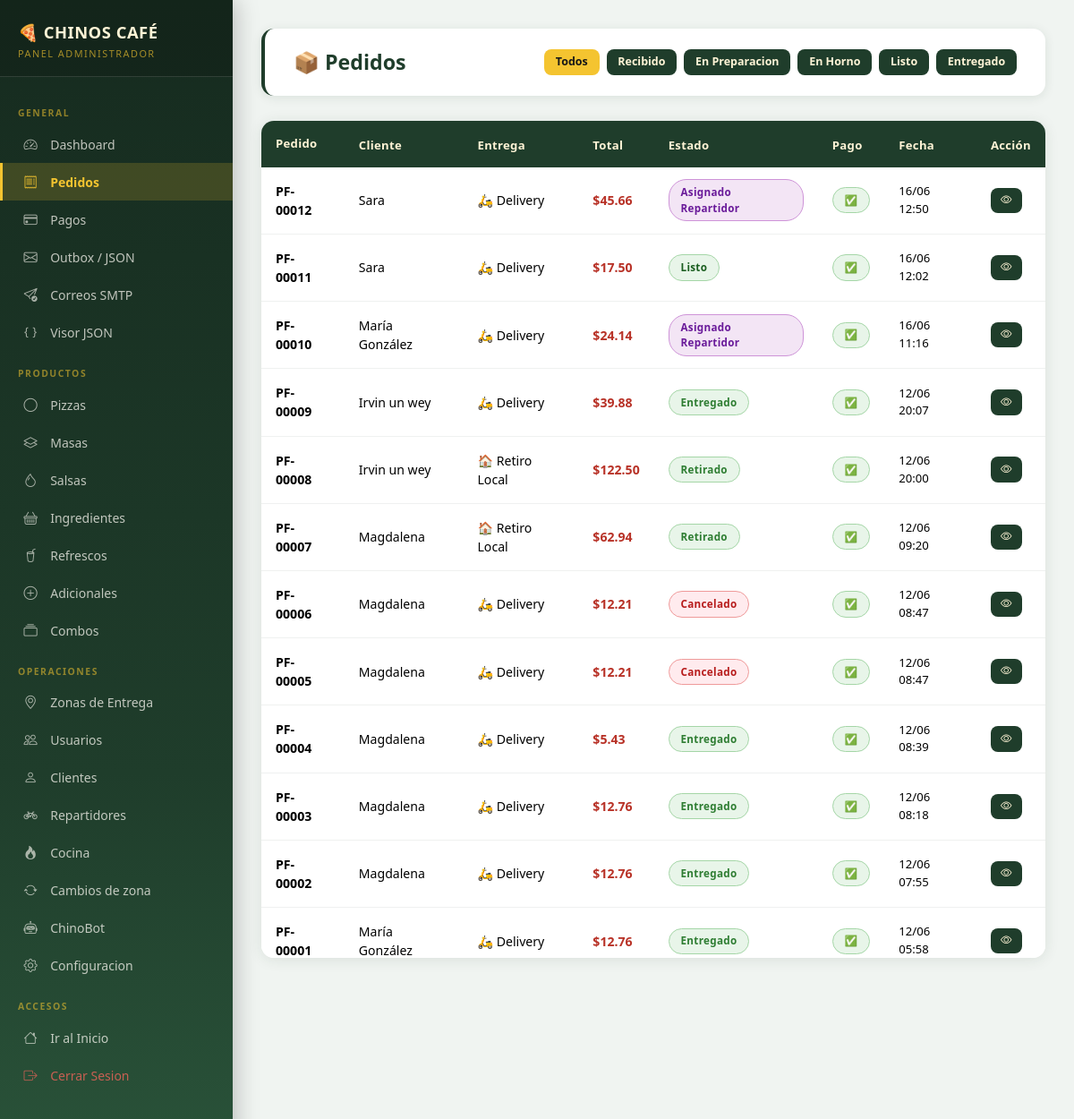
/admin/pedidos (signed in), run on the app's committed database.
### app/models.py (models this page shows, shortened)
class Order(db.Model):
    __tablename__ = 'pedidos'
    id = db.Column(db.Integer, primary_key=True)
    id_cliente = db.Column(db.Integer, db.ForeignKey('usuarios.id'), nullable=False)
    id_metodo_entrega = db.Column(db.Integer, db.ForeignKey('metodos_entrega.id'), nullable=False)
    id_sucursal = db.Column(db.Integer, db.ForeignKey('sucursales.id'), nullable=False)
    id_zona = db.Column(db.Integer, db.ForeignKey('zonas_entrega.id'), nullable=True)
    subtotal = db.Column(db.Numeric(10, 2), nullable=False)
    monto_delivery = db.Column(db.Numeric(10, 2), default=0.00)
    descuento = db.Column(db.Numeric(10, 2), default=0.00)
    impuesto = db.Column(db.Numeric(10, 2), default=0.00)
    propina = db.Column(db.Numeric(10, 2), default=0.00)
    total = db.Column(db.Numeric(10, 2), nullable=False)
    estado_actual = db.Column(db.String(50), default='recibido')
    direccion_entrega = db.Column(db.Text)
    observaciones = db.Column(db.Text)
    motivo_cancelacion = db.Column(db.Text)
    cancelado_por = db.Column(db.Integer, db.ForeignKey('usuarios.id'))
    fecha_cancelacion = db.Column(db.DateTime)
    fecha_pedido = db.Column(db.DateTime, default=datetime.utcnow)
    detalles = db.relationship('OrderDetail', backref='pedido', lazy='dynamic', cascade='all, delete-orphan')
    historial = db.relationship('OrderStatusHistory', backref='pedido', lazy='dynamic', cascade='all, delete-orphan')
    pagos = db.relationship('Payment', backref='pedido', lazy='dynamic')
    retiro = db.relationship('LocalPickup', backref='pedido', uselist=False)
    asignacion = db.relationship('DeliveryAssignment', backref='pedido', uselist=False)
    reporte_entrega = db.relationship('DeliveryReport', backref='pedido', uselist=False)
    zona = db.relationship('DeliveryZone', backref='pedidos')
    sucursal = db.relationship('Branch', backref='pedidos')
    metodo_entrega = db.relationship('DeliveryMethod', backref='pedidos')
    @property
    def numero(self):
        return f'PF-{self.id:05d}'

class User(UserMixin, db.Model):
    __tablename__ = 'usuarios'
    id = db.Column(db.Integer, primary_key=True)
    id_rol = db.Column(db.Integer, db.ForeignKey('roles.id'), nullable=False)
    nombre = db.Column(db.String(100), nullable=False)
    correo = db.Column(db.String(120), unique=True)
    telefono = db.Column(db.String(30))
    direccion = db.Column(db.Text)
    id_zona_preferida = db.Column(db.Integer, db.ForeignKey('zonas_entrega.id'))
    foto_perfil = db.Column(db.String(255))
    usuario = db.Column(db.String(50), unique=True, nullable=False)
    password_hash = db.Column(db.String(255), nullable=False)
    estado = db.Column(db.String(20), default='activo')
    fecha_creacion = db.Column(db.DateTime, default=datetime.utcnow)
    pedidos = db.relationship('Order', foreign_keys='Order.id_cliente', backref='cliente', lazy='dynamic')
    notificaciones = db.relationship('Notification', backref='usuario', lazy='dynamic')
    zona_preferida = db.relationship('DeliveryZone', foreign_keys=[id_zona_preferida])
    @property
    def rol_nombre(self):
        return self.role.nombre if self.role else ''
    def is_admin(self):
        return self.rol_nombre == 'Administrador'

class DeliveryMethod(db.Model):
    __tablename__ = 'metodos_entrega'
    id = db.Column(db.Integer, primary_key=True)
    nombre = db.Column(db.String(30), nullable=False)
    descripcion = db.Column(db.Text)
    activo = db.Column(db.Boolean, default=True)

### app/routes/admin.py (the view)
@admin_bp.route('/pedidos')
@login_required
@require_admin
def pedidos():
    estado = request.args.get('estado', '')
    q = Order.query.order_by(Order.fecha_pedido.desc())
    if estado:
        q = q.filter_by(estado_actual=estado)
    items = q.limit(100).all()
    return render_template('admin/pedidos.html', pedidos=items, estado_filtro=estado)

### app/routes/admin.py (called while the page is built)
def require_admin(f):
    from functools import wraps
    @wraps(f)
    def decorated(*args, **kwargs):
        if not current_user.is_authenticated or not current_user.is_admin():
            flash('Acceso restringido a administradores.', 'danger')
            return redirect(url_for('public.index'))
        return f(*args, **kwargs)
    return decorated

### app/templates/admin/pedidos.html (shortened to what this page needs)
{% extends "admin/base_admin.html" %}
{% block content %}
<div class="page-header">
  <div><h1>📦 Pedidos</h1></div>
  <div class="d-flex gap-2">
    {% for est in ['','recibido','en_preparacion','en_horno','listo','entregado'] %}
    <a href="{{ url_for('admin.pedidos', estado=est) }}" class="btn-basil" style="font-size:.78rem;padding:.35rem .8rem;{{ 'background:var(--cheese);color:var(--carbon)' if estado_filtro==est }}">{{ est.replace('_',' ').title() if est else 'Todos' }}</a>
    {% endfor %}
  </div>
</div>
<div class="table-custom">
  <div class="table-responsive-admin"><table class="table mb-0">
    <thead><tr>
      <th style="background:var(--basil);color:var(--cream);padding:1rem">Pedido</th>
      <th style="background:var(--basil);color:var(--cream)">Cliente</th>
      <th style="background:var(--basil);color:var(--cream)">Entrega</th>
      <th style="background:var(--basil);color:var(--cream)">Total</th>
      <th style="background:var(--basil);color:var(--cream)">Estado</th>
      <th style="background:var(--basil);color:var(--cream)">Pago</th>
      <th style="background:var(--basil);color:var(--cream)">Fecha</th>
      <th style="background:var(--basil);color:var(--cream)">Acción</th>
    </tr></thead>
    <tbody>
      {% for p in pedidos %}
      <tr>
        <td style="padding:1rem"><strong>{{ p.numero }}</strong></td>
        <td>{{ p.cliente.nombre }}</td>
        <td>{% if p.metodo_entrega %}{{ '🛵' if p.metodo_entrega.nombre=='delivery' else '🏠' }} {{ p.metodo_entrega.nombre.replace('_',' ').title() }}{% endif %}</td>
        <td style="font-weight:700;color:var(--tomato)">${{ "%.2f"|format(p.total) }}</td>
        <td><span class="badge-estado badge-{{ p.estado_actual }}">{{ p.estado_actual.replace('_',' ').title() }}</span></td>
        <td>{% set pg=p.pagos.filter_by(estado='pagado').first() %}{% if pg %}<span class="badge-estado badge-pagado">✅</span>{% else %}<span class="badge-estado badge-pendiente">⏳</span>{% endif %}</td>
        <td style="font-size:.82rem">{{ p.fecha_pedido.strftime('%d/%m %H:%M') }}</td>
        <td><a href="{{ url_for('admin.ver_pedido', pid=p.id) }}" class="btn-basil" style="font-size:.78rem;padding:.3rem .7rem"><i class="bi bi-eye"></i></a></td>
      </tr>
      {% else %}
      <tr><td colspan="8" class="text-center text-muted py-4">No hay pedidos.</td></tr>
      {% endfor %}
    </tbody>
  </table>
  </div>
</div>
{% endblock %}

### app/static/css/main.css (style rules this page uses)
:root { --basil: #1F3D2B; --cream: #FFF4D6; --tomato: #B83227; --cheese: #F4C430; --carbon: #171717; --warm: #FAF7F0; --basil-light: #2d5a3e; --shadow: 0 4px 20px rgba(31,61,43,.12); --shadow-lg: 0 8px 40px rgba(31,61,43,.18); --radius: 14px; --radius-sm: 8px; --transition: .25s ease; --font: 'Segoe UI', system-ui, -apple-system, sans-serif; }
*, *::before, *::after { box-sizing: border-box; margin: 0; padding: 0; }
html { font-size: 16px; scroll-behavior: smooth; }
body { font-family: var(--font); background: var(--warm); color: var(--carbon); min-height: 100vh; }
h1,h2,h3,h4,h5,h6 { line-height: 1.3; font-weight: 700; }
a { color: var(--basil); text-decoration: none; transition: color var(--transition); }
.btn-basil { background: var(--basil); color: var(--cream); border: none; padding: .6rem 1.4rem; border-radius: var(--radius-sm); font-weight: 600; transition: all var(--transition); cursor: pointer; }
.table-custom { background: white; border-radius: var(--radius); overflow: hidden; box-shadow: var(--shadow); }
.table-custom thead th { background: var(--basil); color: var(--cream); font-weight: 600; padding: 1rem; border: none; font-size: .85rem; }
.table-custom tbody td { padding: .85rem 1rem; border-bottom: 1px solid rgba(31,61,43,.08); vertical-align: middle; font-size: .9rem; }
.table-custom tbody tr:last-child td { border-bottom: none; }
.badge-estado { padding: .3rem .75rem; border-radius: 20px; font-size: .75rem; font-weight: 700; }
.badge-listo { background: #e8f5e9; color: #1b5e20; }
.badge-asignado_repartidor { background: #f3e5f5; color: #6a1b9a; }
.badge-entregado { background: #e8f5e9; color: #2e7d32; }
.badge-pagado { background: #e8f5e9; color: #2e7d32; }
.page-header { background: white; border-radius: var(--radius); padding: 1.5rem 2rem; margin-bottom: 1.5rem; box-shadow: var(--shadow); display: flex; align-items: center; justify-content: space-between; flex-wrap: wrap; gap: 1rem; }
.page-header h1 { font-size: 1.5rem; color: var(--basil); margin: 0; }
:root { --basil-dark: #162b1f; --basil-mid: #2d5a3e; --gold: #e6b800; --sidebar-w: 260px; --admin-bg: #f0f4f1; }
body:has(.sidebar) { display: flex; overflow: hidden; height: 100vh; }
.page-header { background: white; border-radius: var(--radius); padding: 1.4rem 2rem; margin-bottom: 1.75rem; box-shadow: 0 2px 12px rgba(31,61,43,.1); display: flex; align-items: center; justify-content: space-between; flex-wrap: wrap; gap: 1rem; border-left: 4px solid var(--basil); }
.page-header h1 { font-size: 1.45rem; color: var(--basil); margin: 0; }
.table-custom { background: white; border-radius: var(--radius); overflow: hidden; box-shadow: 0 2px 16px rgba(31,61,43,.1); }
.table-responsive-admin { overflow-x: auto; max-height: 65vh; overflow-y: auto; }
.table-custom thead th { background: var(--basil); color: var(--cream); font-weight: 700; padding: .9rem 1rem; border: none; font-size: .82rem; letter-spacing: .3px; position: sticky; top: 0; z-index: 2; }
.table-custom tbody td { padding: .8rem 1rem; border-bottom: 1px solid rgba(31,61,43,.07); vertical-align: middle; font-size: .88rem; }
.btn-basil { background: var(--basil); color: var(--cream); border: none; border-radius: var(--radius-sm); padding: .6rem 1.25rem; font-weight: 700; font-size: .88rem; cursor: pointer; transition: all .2s ease; display: inline-flex; align-items: center; gap: .45rem; }
.badge-estado { padding: .3rem .8rem; border-radius: 20px; font-size: .73rem; font-weight: 700; letter-spacing: .3px; display: inline-flex; align-items: center; gap: .35rem; }
.badge-listo { background: #e8f5e9; color: #1b5e20; border: 1px solid #a5d6a7; }
.badge-asignado,.badge-asignado_repartidor { background: #f3e5f5; color: #6a1b9a; border: 1px solid #ce93d8; }
.badge-entregado { background: #e8f5e9; color: #2e7d32; border: 1px solid #a5d6a7; }
.badge-retirado { background: #e8f5e9; color: #2e7d32; border: 1px solid #a5d6a7; }
.badge-cancelado { background: #ffebee; color: #b71c1c; border: 1px solid #ef9a9a; }
.badge-pagado { background: #e8f5e9; color: #2e7d32; border: 1px solid #a5d6a7; }
.form-card, .stat-card, .table-custom { animation: fadeInUp .35s ease both; }

### data on the page
Order: numero "PF-00012", cliente.nombre "Sara", metodo_entrega.nombre.replace "Delivery", total "45.66", estado_actual.replace "Asignado Repartidor", fecha_pedido "16/06 12:50"
DeliveryMethod: nombre "🛵"
Order: numero "PF-00011", cliente.nombre "Sara", metodo_entrega.nombre.replace "Delivery", total "17.50", estado_actual.replace "Listo", fecha_pedido "16/06 12:02"
Order: numero "PF-00010", cliente.nombre "María González", metodo_entrega.nombre.replace "Delivery", total "24.14", estado_actual.replace "Asignado Repartidor", fecha_pedido "16/06 11:16"
Order: numero "PF-00009", cliente.nombre "Irvin un wey", metodo_entrega.nombre.replace "Delivery", total "39.88", estado_actual.replace "Entregado", fecha_pedido "12/06 20:07"
Order: numero "PF-00008", cliente.nombre "Irvin un wey", metodo_entrega.nombre.replace "Retiro Local", total "122.50", estado_actual.replace "Retirado", fecha_pedido "12/06 20:00"
DeliveryMethod: nombre "🏠"
Order: numero "PF-00007", cliente.nombre "Magdalena", metodo_entrega.nombre.replace "Retiro Local", total "62.94", estado_actual.replace "Retirado", fecha_pedido "12/06 09:20"
Order: numero "PF-00006", cliente.nombre "Magdalena", metodo_entrega.nombre.replace "Delivery", total "12.21", estado_actual.replace "Cancelado", fecha_pedido "12/06 08:47"
Order: numero "PF-00005", cliente.nombre "Magdalena", metodo_entrega.nombre.replace "Delivery", total "12.21", estado_actual.replace "Cancelado", fecha_pedido "12/06 08:47"
Order: numero "PF-00004", cliente.nombre "Magdalena", metodo_entrega.nombre.replace "Delivery", total "5.43", estado_actual.replace "Entregado", fecha_pedido "12/06 08:39"
Order: numero "PF-00003", cliente.nombre "Magdalena", metodo_entrega.nombre.replace "Delivery", total "12.76", estado_actual.replace "Entregado", fecha_pedido "12/06 08:18"
Order: numero "PF-00002", cliente.nombre "Magdalena", metodo_entrega.nombre.replace "Delivery", total "12.76", estado_actual.replace "Entregado", fecha_pedido "12/06 07:55"
Order: numero "PF-00001", cliente.nombre "María González", metodo_entrega.nombre.replace "Delivery", total "12.76", estado_actual.replace "Entregado", fecha_pedido "12/06 05:58"

### other printed values
{{ est.replace('_',' ').title() if est else 'Todos' }} "Todos" "Recibido" "En Preparacion" "En Horno" "Listo" "Entregado"
